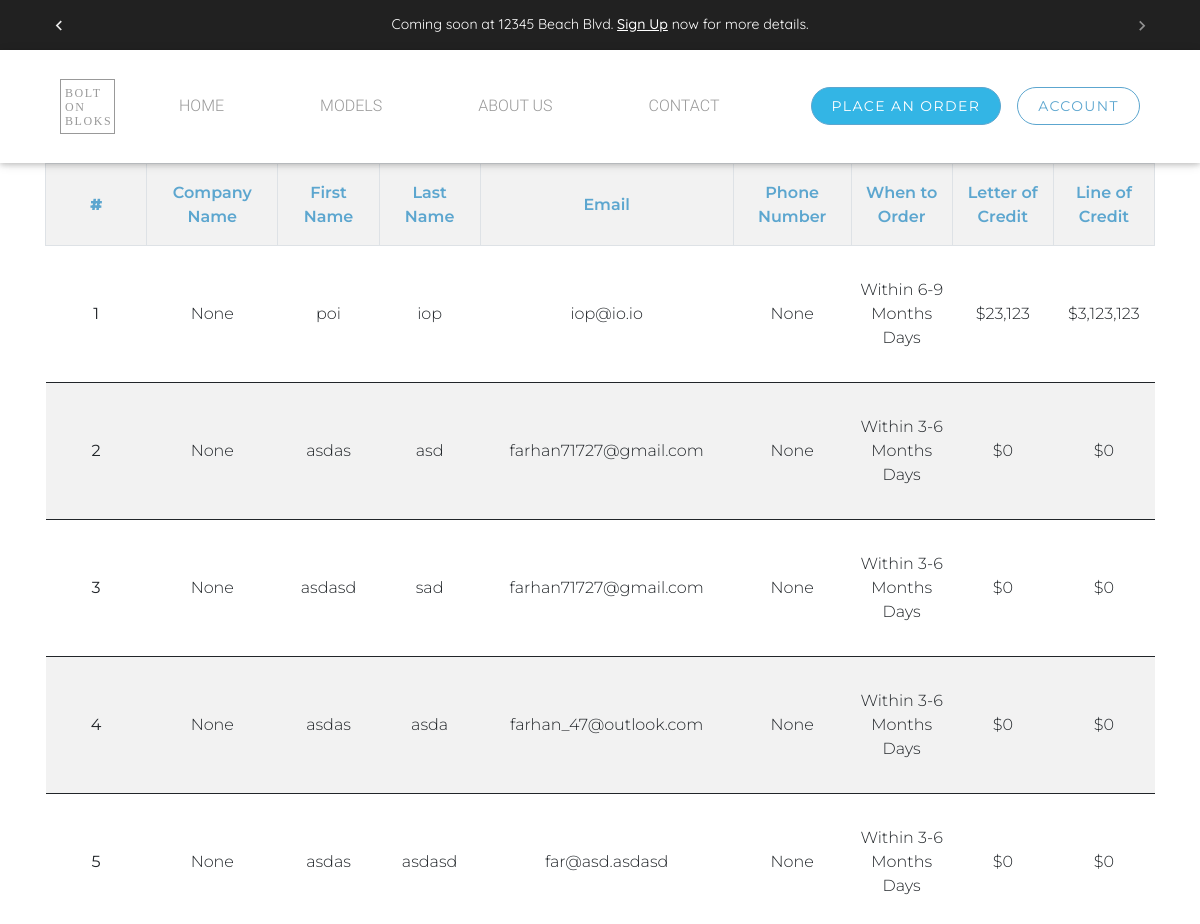
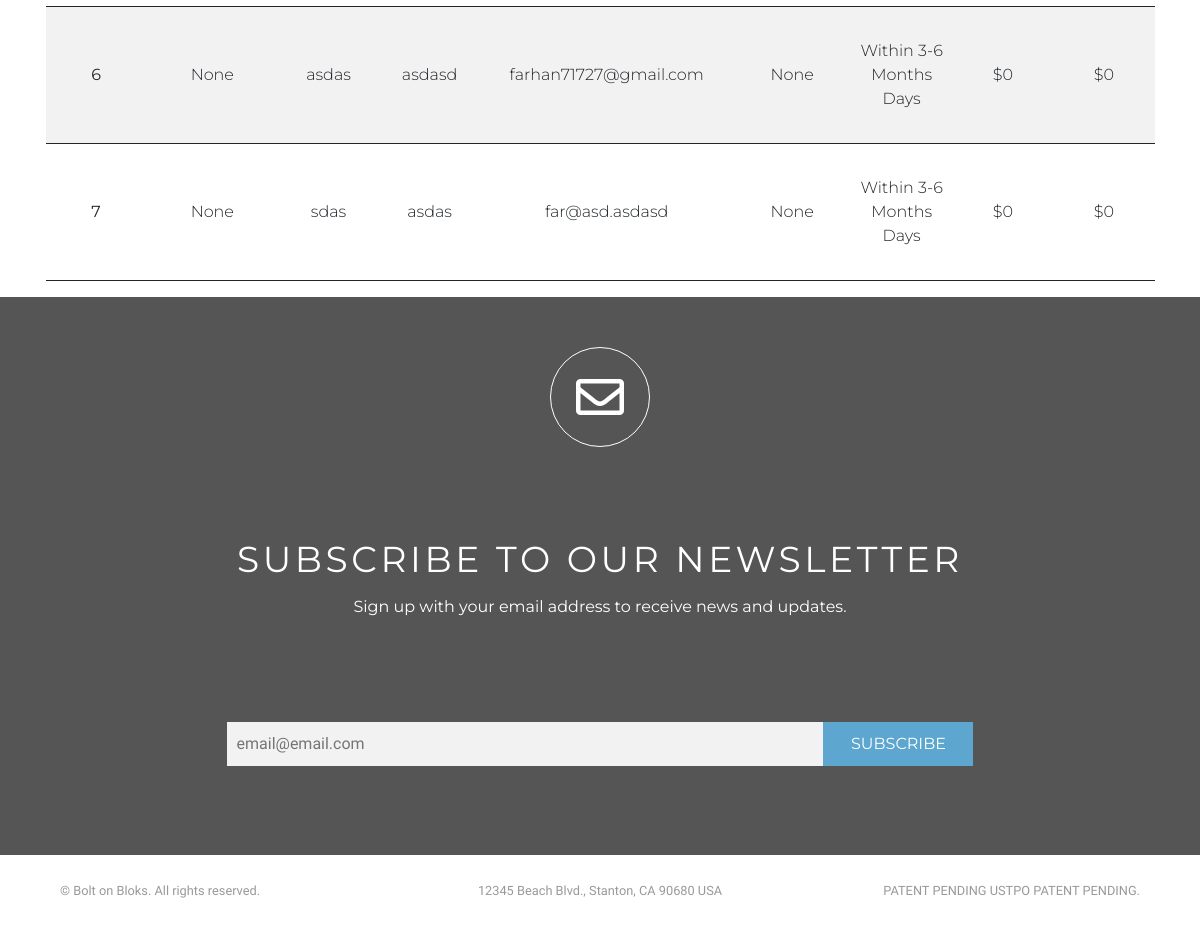
/buyer/applications (signed in), run on an earlier commit of the app's database (2 pictures, top to bottom).
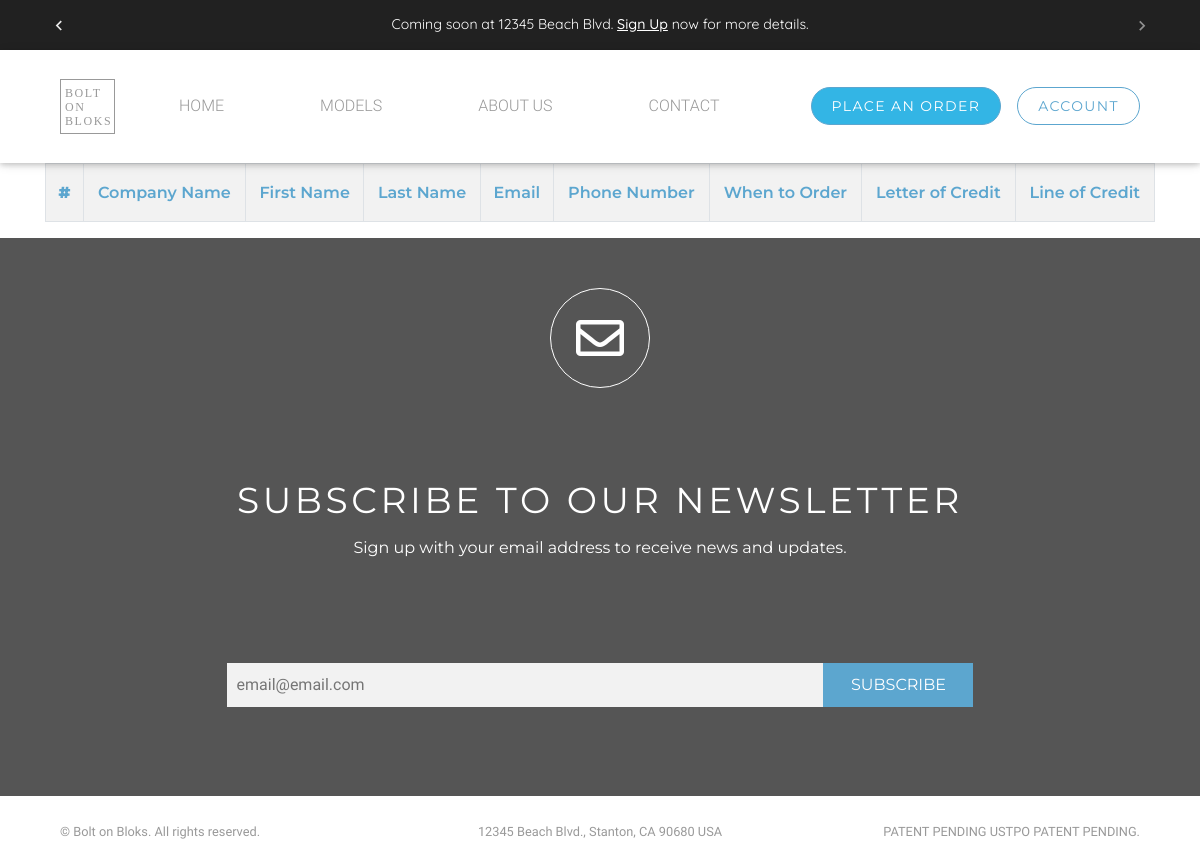
And on a later commit of the database.
### order/models.py (models this page shows)
class Order(models.Model):
    Type_Of_Climate_Area = (
        ('select all','Select All'),
        ('Heavy Snow Load','Heavy Snow Load'),
        ('High Wind','High Wind'),
        ('Tornado','Tornado'),
        ('Earthquake','Earthquake'),
        ('Desert','Desert'),
        ('Other','Other '),
    )
    YES_NO_CHOICES = (
        ('yes', 'Yes'),
        ('no', 'No')
    )
    user = models.ForeignKey(User, on_delete=models.CASCADE, default=None, blank=True, null=True)
    f_name = models.CharField('First Name',max_length=100)
    l_name = models.CharField('Last Name',max_length=100)
    email = models.EmailField('Email',max_length=100)
    company_name = models.CharField('Name of Company',max_length=100, help_text="Optional", blank=True, null=True)
    phone_number = models.CharField(("Phone Number"), max_length = 18, help_text="Optional", blank=True, null=True)
    zipcode = USZipCodeField("Zip Code",blank=True, null=True)
    letter_of_credit = models.CharField("Do you have a Letter of Credit?", max_length=5, choices= YES_NO_CHOICES, blank=True, null=True)
    how_much_letter_of_credit= models.CharField("What is the value of your Letter of Credit (in USD)?",max_length=50, help_text="in USD$", blank=True, null=True)
    line_of_credit = models.CharField("Do you have a Line of Credit?", max_length=5, choices= YES_NO_CHOICES, blank=True, null=True)
    how_much_line_of_credit= models.CharField("What is the currently unused amount in your Line of Credit?",max_length=50, help_text="in USD$",blank=True, null=True)
    STATUS_CHOICES = (("3-6 Months","3-6 Months"),
        ("6-9 Months", "6-9 Months"),
        ("1 Year or More", "1 Year or More"),
        )
    When_To_Order =(
        ('urgent','Urgent(within 30 days)'),
        ('other','Other'),
        )
    when_to_order = models.CharField("When are you looking to order?",choices=When_To_Order ,max_length=50, default=None)
    other_when_to_order = models.CharField("When To Order",choices=STATUS_CHOICES ,max_length=50, default=None, null=True, blank=True)
    type_of_climate_area = MultiSelectField("On which type of climate area(s) will the development(s) be sited? ",choices=Type_Of_Climate_Area, max_length=300, blank=True, null=True)
    other_type_of_climate_area =models.CharField(max_length=200, verbose_name="Other", null=True, blank=True)
    septic_infrastructure  = models.CharField("Does the development site already have septic infrastructure or service?",choices=YES_NO_CHOICES, max_length=100, blank=True, null=True)
    installation_septic_infrastructure  = models.CharField("Does it require the installation of septic infrastructure? (There will be a charge for initial infrastructure installation and periodic maintenance service charges.) ",choices=YES_NO_CHOICES, max_length=100, blank=True, null=True, default=None)
    class Meta:
        verbose_name = "Buyer Application"
        verbose_name_plural = "Buyer Applications"

### order/views.py (the view)
# urls.py: path('buyer/applications',ViewBuyerApp.as_view(), name="buyer-app"),
class ViewBuyerApp(LoginRequiredMixin, UserPassesTestMixin, ListView):
    def test_func(self):
        if self.request.user.is_superuser:
            return True
        else:
            return False
    model = Order
    template_name = 'order/view_orders.html'
    context_object_name = 'orders'
    def get_context_data(self, **kwargs):
        context = super(ViewBuyerApp, self).get_context_data(**kwargs)
        context.update({'title': 'Orders'})
        return context
    def get_queryset(self):
        qs = Order.objects.annotate(fieldsum=(Cast('how_much_letter_of_credit', FloatField(
        ))) + (Cast('how_much_line_of_credit', FloatField()))).order_by('-when_to_order', '-fieldsum')
        return qs

### users/forms.py
class EmailListForm(forms.ModelForm):
    class Meta:
        model = EmailList
        fields = ['email']
    def __init__(self, *args, **kwargs):
        super(EmailListForm, self).__init__(*args, **kwargs)
        self.fields['email'].widget.attrs.update({
            'placeholder': 'email@email.com',
            "class":"news-input",
        })

### users/context_processor.py (called while the page is built)
def email_form(request):
    form = EmailListForm()
    return {"subscribe_form":form}

### order/templates/order/view_orders.html
{% extends "users/base.html" %}
{% load crispy_forms_tags %}
{% load static %}
{% load humanize %}
{% block content%}
<div class="container">
    <div class="row">
        <div class="col-md-12 table-responsive">
            <table class="text-center view_order_table table table-striped table-bordered animate zoomIn">
                <tr>
                <th><b>#</b></th><th>Company Name</th><th>First Name</th><th>Last Name</th><th>Email</th><th>Phone Number</th><th>When to Order</th><th>Letter of Credit</th><th>Line of Credit</th></tr>
                {% for order in orders %}
                    <tr>
                        <td colspan="0"><strong>{{forloop.counter}}</strong></td>
                        <td>{{order.company_name}}</td>
                        <td>{{order.f_name}}</td>
                        <td>{{order.l_name}}</td>
                        <td>{{order.email}}</td>
                        <td>{{order.phone_number}}</td>
                        {% if order.when_to_order != 'other' %}
                        <td>{{order.when_to_order}}</td>
                        {% elif order.when_to_order == 'other' %}
                        <td>Within {{order.other_when_to_order}} Days</td>
                        {% endif %}
                        <td>${{order.how_much_letter_of_credit|intcomma}}</td>
                        <td>${{order.how_much_line_of_credit|intcomma}}</td>
                    </tr>
                    {% endfor %}
                </table>
        </div>
    </div>
 </div>
{% endblock%}

### users/templates/users/base.html (shortened to what this page needs)
{% load static %}
<!DOCTYPE html>
<html lang="en">
<head>
	<link rel="stylesheet" href="https://use.fontawesome.com/releases/v5.7.2/css/all.css"
>
	<link type="text/css" rel="stylesheet" href="{% static 'users/new_custom/vendor/bootstrap/css/bootstrap.min.css' %}" />
	<link type="text/css" rel="stylesheet" href="{% static 'users/new_custom/css/slick.css' %}" />
	<link type="text/css" rel="stylesheet" href="{% static 'users/new_custom/css/slick-theme.css' %}" />
	<link type="text/css" rel="stylesheet" href="{% static 'users/custom/custom.css' %}" />
	<link type="text/css" rel="stylesheet" href="{% static 'users/new_custom/css/custom.css' %}" />
	<link type="text/css" rel="stylesheet" href="{% static 'users/new_custom/css/style.css' %}" />
	<link type="text/css" rel="stylesheet" href="{% static 'users/fonts/stylesheet.css' %}" />
	<link href="{% static 'MBD/css/mdb.min.css' %}" rel="stylesheet">
</head>
<body>
 <header id="nav-header">
	<div class="container-fluid bg-dark top-header-fixed">
		<div class="row">
			<div class="col-md-12 col-sm-12 add-bar">
				<div id="carouselExampleControls" class="carousel slide" data-ride="carousel">
					<div class="carousel-inner quicksand-font">
						  <div class="carousel-item active">
								<p class="top-add">Coming soon at 12345 Beach Blvd. <a href="#id_subscribe">Sign Up</a> now for more details. </p>
						  </div>
					</div>
						<a id="add-bar-control-prev" class="carousel-control-prev" href="#carouselExampleControls" role="button" data-slide="prev">
						  <span id="#add-bar-control-prev-icon" class="carousel-control-prev-icon" aria-hidden="true"></span>
						</a>
						<a id="add-bar-control-next" class="carousel-control-next" href="#carouselExampleControls" role="button" data-slide="next">
						  <span id="#add-bar-control-next-icon" class="carousel-control-next-icon" aria-hidden="true"></span>
						</a>
				</div>
			</div>
		</div>
	</div>
  <nav class="navbar navbar-expand-lg navbar-dark navbar-custom ss">
    <div class="container-fluid">
      <a class="navbar-brand" href="#">BOLT ON BLOKS</a>
      <div class="collapse navbar-collapse" id="navbarResponsive">
        <ul class="navbar-nav mr-auto">
          <li class="nav-item active">
            <a class="nav-link" href="{% url 'home' %}">HOME</a>
          </li>
          <li class="nav-item">
            <a class="nav-link" href="{% url 'models' %}">MODELS</a>
          </li>
          <li class="nav-item">
            <a class="nav-link" href="#">ABOUT US</a>
          </li>
          <li class="nav-item">
            <a class="nav-link" href="{% url 'contact-us' %}">CONTACT</a>
          </li>
        </ul>
        <div class="form-inline my-2 my-lg-0">
            <a class="no-btn btn-info" href="{% url 'order-form' %}">PLACE AN ORDER</a>
           {% if request.user.is_authenticated %}
               <a class="no-btn ml-3" href="{% url 'user-profile' %}">
                  Account</a>
           {% endif %}
        </div>
      </div>
    </nav>
</header>
	<div class="md-padding">
		{% block  content %}
		{% endblock %}
	</div>
   <div class="container-fluid">
      <div class="row">
        <div class="col-md-12">
         <form  class="no-margin" method="POST" action="{% url 'home' %}">
            <div class="row news-letter txt-center">
            <div class="icon-div">
              <i class="far fa-envelope icon-env"></i>
            </div>
            <div class="col-md-12">
              <p class="subsribe-us-txt">SUBSCRIBE TO OUR NEWSLETTER</p>
              <p class="sign-up-txt">Sign up with your email address to receive news and updates.</p>
            </div>
            <div class="col-md-12 sub-input-parent">
			   {{subscribe_form.email}}
			   <button class="subsribe-btn">SUBSCRIBE</button>
            </div>
            </div>
         </form>
        </div>
      </div>
   </div>
   <footer>
      <div class="container-fluid">
         <div class="row">
             <div class="col-lg-4"><p class="m-0 text-left small">&copy; Bolt on Bloks. All rights reserved.</p></div>
             <div class="col-lg-4"><p class="m-0 text-center small">12345 Beach Blvd., Stanton, CA 90680 USA</p></div>
             <div class="col-lg-4"><p class="m-0 text-right small">PATENT PENDING USTPO PATENT PENDING.</p></div>
         </div>
      </div>
   </footer>
</body>
</html>

### static/users/custom/custom.css (style rules this page uses)
html { scroll-behavior: smooth; font-family: 'Quicksand', sans-serif !important; }
.quicksand-font { font-family: 'Quicksand', sans-serif !important; }
table { font-family: didot-w01-italic, serif; }
form { margin-left: 100px !important; margin-right: 100px !important; }
.view_order_table { font-family: Montserrat; border-bottom: 2px solid; }
.view_order_table { border-bottom: 2px solid; }
.view_order_table tbody tr { border-bottom: 1px solid; }
.view_order_table th { color: #5CA6CF; font-size: 1rem; font-weight: 600; vertical-align: middle !important; }
.top-add { padding-top: 14px; text-align: center; color: white; font-weight: 400; }
.add-bar { font-size: .88em; height: 50px; }
.top-add a { color: white !important; font-weight: 500; text-decoration: underline; }
#add-bar-control-prev { position: absolute; left: -15px; width: 10%; }
#add-bar-control-next { position: absolute; right: -15px; width: 10%; }
.no-margin { margin-left: 0px !important; margin-right: 0px !important; }

### static/users/new_custom/css/custom.css (style rules this page uses)
body { font-family: 'Montserrat', sans-serif; }
.navbar-custom { z-index: 4; padding-top: 1.8rem; padding-bottom: 1.8rem; background-color: rgba(255, 255, 255, 1) }
.navbar-custom .navbar-brand { text-transform: uppercase; font-size: 1rem; letter-spacing: .1rem; font-weight: 700;font-family: Hoefler Text; font-style: normal; font-weight: normal; font-size: 12px; line-height: 14px; color: #999; width: 55px; height: 55px; border: 1px solid #999; white-space: initial; padding: 6px 4px; }
.navbar-dark .navbar-nav .nav-link { color: #999 !important; }
.no-btn { text-transform: uppercase; background-color:#fff; border:1px solid #5CA6CF; color: #5CA6CF; border-radius: 25px; font-family: Montserrat; font-style: normal; font-weight: normal; font-size: 14px; line-height: 22px; text-align: center; letter-spacing: 0.1em; padding: 7px 20px; }
.navbar-dark .navbar-nav .active>.nav-link, .navbar-dark .navbar-nav .nav-link.active, .navbar-dark .navbar-nav .nav-link.show, .navbar-dark .navbar-nav .show>.nav-link,.navbar-dark .navbar-nav .nav-link:focus, .navbar-dark .navbar-nav .nav-link:hover { color: #999; }
@media (min-width: 992px) { .navbar-expand-lg .navbar-nav .nav-link { padding-right: 3rem; padding-left: 3rem; } }
footer { padding-bottom: 1.6rem!important;padding-top: 1.6rem!important; }
footer p { color: #999; }
@media (min-width:768px) { footer,.navbar-custom { padding-right: 45px; padding-left: 45px; } }

### static/users/new_custom/css/style.css (style rules this page uses)
.news-letter { background: linear-gradient(0deg, #555555, #555555), #FFFFFF; height: 558px; }
.txt-center { text-align: center; }
.icon-div { height: 100px; width: 100px; border-radius: 50px; border: 1px solid #FFFFFF; margin-right: auto; margin-left: auto; margin-top: 50px; }
.icon-env { font-size: 48px; padding-top: 25px; color: #FFFFFF; }
.subsribe-us-txt { font-family: Montserrat; font-style: normal; font-weight: normal; font-size: 36px; line-height: 44px; text-align: center; letter-spacing: 0.1em; color: #FFFFFF; }
.sign-up-txt { font-family: Montserrat; font-style: normal; font-weight: normal; font-size: 16px; line-height: 20px; text-align: center; color: #FFFFFF; }
.news-input { width: 50%; padding: 10px; background: #F2F2F2; border: none; }
.subsribe-btn { font-family: Montserrat; text-transform: capitalize; padding: 10px; background: #5ca6cf; width: 150px; border-color: #5ca6cf; color: #FFFFFF; border: none; margin-left: -7px; }
.sub-input-parent { text-align: center; padding: 0 !important; }
@media only screen and (min-width: 768px) { header { z-index: 5; width: 100% !important; } }
@media only screen and (min-width: 768px) { .top-header-fixed { z-index: 5; } }
@media only screen and (max-width: 3200px) and (min-width: 481px) { .navbar-custom { position: relative !important; } }

What changed in the data, as far as the page shows it:
removed Order: company_name "None", f_name "poi", l_name "iop", email "iop@io.io", phone_number "None", other_when_to_order "6-9 Months", how_much_letter_of_credit "23,123", how_much_line_of_credit "3,123,123"
removed Order: company_name "None", f_name "asdas", l_name "asd", email "farhan71727@gmail.com", phone_number "None", other_when_to_order "3-6 Months", how_much_letter_of_credit "0", how_much_line_of_credit "0"
removed Order: company_name "None", f_name "asdasd", l_name "sad", email "farhan71727@gmail.com", phone_number "None", other_when_to_order "3-6 Months", how_much_letter_of_credit "0", how_much_line_of_credit "0"
removed Order: company_name "None", f_name "asdas", l_name "asda", email "farhan_47@outlook.com", phone_number "None", other_when_to_order "3-6 Months", how_much_letter_of_credit "0", how_much_line_of_credit "0"
removed Order: company_name "None", f_name "asdas", l_name "asdasd", email "far@asd.asdasd", phone_number "None", other_when_to_order "3-6 Months", how_much_letter_of_credit "0", how_much_line_of_credit "0"
removed Order: company_name "None", f_name "asdas", l_name "asdasd", email "farhan71727@gmail.com", phone_number "None", other_when_to_order "3-6 Months", how_much_letter_of_credit "0", how_much_line_of_credit "0"
removed Order: company_name "None", f_name "sdas", l_name "asdas", email "far@asd.asdasd", phone_number "None", other_when_to_order "3-6 Months", how_much_letter_of_credit "0", how_much_line_of_credit "0"
